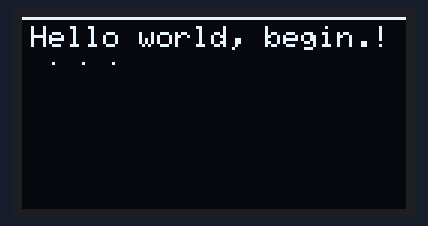
Bench run of a sketch on a simulated Arduino Uno, built with avr-gcc and run on an emulated ATmega328P. Parts: 128×64 one-colour display.

Above: at 0.2 s.
At 5.3 s:
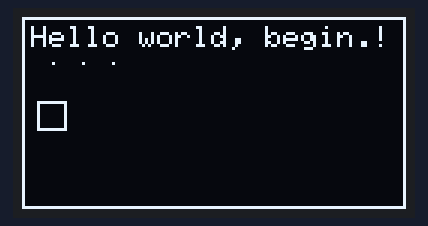
At 7.4 s:
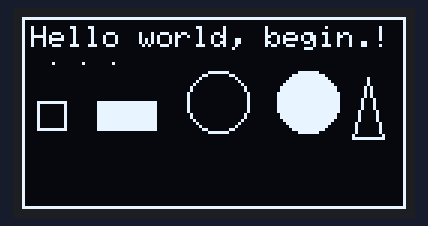
At 12.52 s:
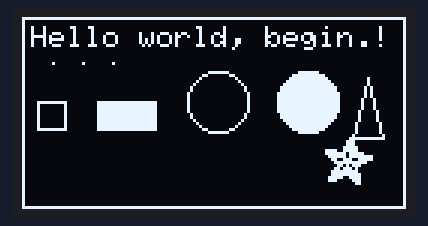
At 17.8 s:
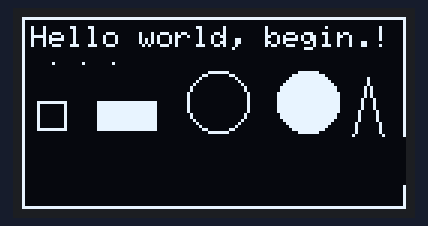
At 21.1 s:
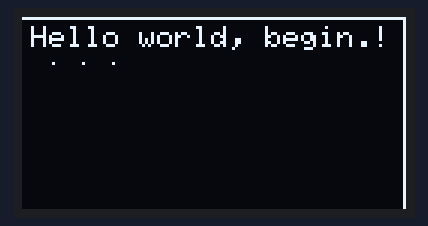

The sketch:

displayControll.ino
```cpp
#include <SPI.h>
#include <Wire.h>
#include <Adafruit_GFX.h>       // download the Adafruit GFX library
#include <Adafruit_SSD1306.h>   // download the Adafruit SSD1306 library

#define SCREEN_WIDTH 128 // OLED display width, in pixels
#define SCREEN_HEIGHT 64 // OLED display height, in pixels

// Declaration for SSD1306 display connected using software SPI (default case):
#define OLED_MOSI   9
#define OLED_CLK   10
#define OLED_DC    11
#define OLED_CS    12
#define OLED_RESET 13
Adafruit_SSD1306 display(SCREEN_WIDTH, SCREEN_HEIGHT,
  OLED_MOSI, OLED_CLK, OLED_DC, OLED_RESET, OLED_CS);

/* Comment out above, uncomment this block to use hardware SPI
#define OLED_DC     6
#define OLED_CS     7
#define OLED_RESET  8
Adafruit_SSD1306 display(SCREEN_WIDTH, SCREEN_HEIGHT,
  &SPI, OLED_DC, OLED_RESET, OLED_CS);
*/

#define NUMFLAKES     10 // Number of snowflakes in the animation example
#define LOGO_HEIGHT   16
#define LOGO_WIDTH    16

static const unsigned char PROGMEM logo_bmp[] =
{ B00000000, B11000000,
  B00000001, B11000000,
  B00000001, B11000000,
  B00000011, B11100000,
  B11110011, B11100000,
  B11111110, B11111000,
  B01111110, B11111111,
  B00110011, B10011111,
  B00011111, B11111100,
  B00001101, B01110000,
  B00011011, B10100000,
  B00111111, B11100000,
  B00111111, B11110000,
  B01111100, B11110000,
  B01110000, B01110000,
  B00000000, B00110000 };

void setup()
{
  Serial.begin(9600);

  // SSD1306_SWITCHCAPVCC = generate display voltage from 3.3V internally
  if(!display.begin(SSD1306_SWITCHCAPVCC)) {
    Serial.println(F("SSD1306 allocation failed"));
    for(;;); // Don't proceed, loop forever
  }
}

void loop()
{
  display.clearDisplay();

  showText();

  showDots();

  showLine();

  showRectangle();

  showFilledRectangle();

  showCircle();

  showFilledCircle();

  showTriangle();

  showBitMap();

  showScrolling();
  delay(2000);
}


void showText()
{
  display.setTextSize(1);      // Normal 1:1 pixel scale
  display.setTextColor(WHITE); // Draw white text
  display.clearDisplay();
  display.setCursor(3,3); // xpos, ypos
  display.println("Hello world, begin.!");
  display.display();  // must run this method to display
  // delay(2000);
}

void showDots()
{
  display.drawPixel(10, 15, WHITE);
  display.drawPixel(20, 15, WHITE);
  display.drawPixel(30, 15, WHITE);
  display.display();
  // delay(2000);
}

void showLine()
{
  // syntax: x1,y1, x2,y2, WHITE or BLACK
  display.drawLine(0,0,display.width()-1,0,WHITE);
  display.display();
  delay(1000);
  display.drawLine(display.width()-1,0,display.width()-1,display.height()-1,WHITE);
  display.display();
  delay(1000);
  display.drawLine(0,display.height()-1,display.width()-1,display.height()-1,WHITE);
  display.display();
  delay(1000);
  display.drawLine(0,0,0,display.height()-1,WHITE);
  display.display();
  delay(2000);
}

void showRectangle()
{
  // syntax: x_start, y_start, width, height, color
  display.drawRect(5, 28, 10, 10, WHITE);
  display.display();
  delay(2000);
}

void showFilledRectangle()
{
  // syntax: x_start, y_start, width, height, color
  display.fillRect(25,28,20,10,WHITE);
  display.display();
  // delay(2000);
}

void showCircle()
{
  // syntax: x_start, y_start, radius, color
  display.drawCircle(65, 28, 10, WHITE);
  display.display();
  // delay(2000);
}

void showFilledCircle()
{
  // syntax: x_start, y_start, radius, color
  display.fillCircle(95,28,10,WHITE);
  display.display();
  // delay(2000);
}

void showTriangle()
{
  // syntax: x1, y1, x2, y2, x3, y3, color
  display.drawTriangle(110,40, 115,20, 120,40, WHITE);
  display.display();
  delay(2000);
}

void showBitMap(void) {
  int y=40;
  for (int x=20;x<130;x++)
  {
    display.drawBitmap(x,y,logo_bmp, LOGO_WIDTH, LOGO_HEIGHT, WHITE);
    display.display();
    delay(10);
    display.drawBitmap(x,y,logo_bmp, LOGO_WIDTH, LOGO_HEIGHT, BLACK);
  }
  // delay(2000);
}

void showScrolling()
{
  display.setTextSize(2);  // double text size
  for (int x=3;x<124;x++)
  {
    // display bitmap
    display.setTextColor(WHITE);
    display.setCursor(x,49);
    display.print("scroll");
    display.display();
    delay(10);
    // hide bitmap
    display.setTextColor(BLACK);
    display.setCursor(x,49);
    display.print("scroll");
  }
  // delay(2000);

}
```

Measured:
- by itself, everything shown: repeats every 19.9 s, in 34 steps
- what the display in image 0 shows lasts 1.0 s, from 0.1 s to 1.1 s
- what the display in image 1 shows lasts 2.0 s, from 5.2 s to 7.2 s
- what the display in image 4 shows lasts 2.2 s, from 17.7 s to 19.9 s
